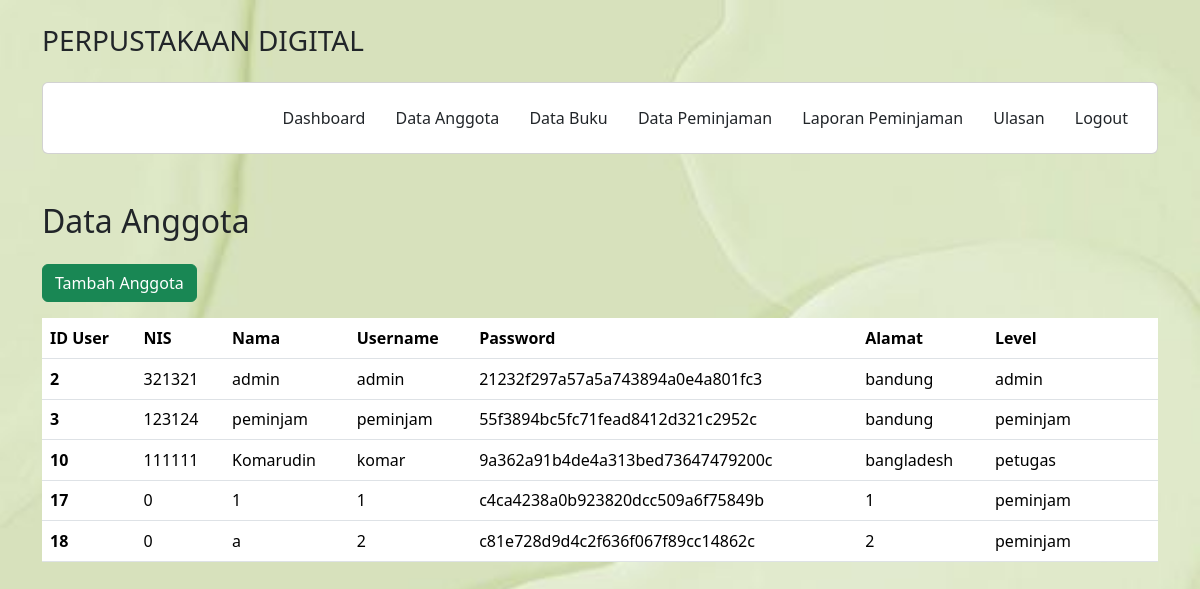
Screenshot of /petugas/anggota.php with the database file from the repository.
### tables this page shows
CREATE TABLE `user` (
  `IDuser` int(11) NOT NULL,
  `username` varchar(255) NOT NULL,
  `password` varchar(255) NOT NULL,
  `email` varchar(255) NOT NULL,
  `nis` int(11) NOT NULL,
  `namalengkap` varchar(255) NOT NULL,
  `alamat` text NOT NULL,
  `level` enum('admin','petugas','peminjam') NOT NULL
);

### petugas/anggota.php (the view, shortened to what this page needs)
<?php
include 'header.php';
?>
<div class="container">
  <div class="card-transparant">
  <div class="row-transparant" style="margin-top: 3rem;">
  <h2>Data Anggota</h2>
  <a href="tambah_anggota.php" class="btn btn-success text-white my-3">Tambah Anggota</a>
    <div class="col">
            <table class="table">
        <thead>
            <tr>
            <th scope="col">ID User</th>
            <th scope="col">NIS</th>
            <th scope="col">Nama</th>
            <th scope="col">Username</th>
            <th scope="col">Password</th>
            <th scope="col">Alamat</th>
            <th scope="col">Level</th>
            <th></th>
            </tr>
        </thead>
        <?php
          include '../koneksi.php';
          $data = mysqli_query($koneksi, "SELECT * FROM user");
          while($d=mysqli_fetch_array($data)){
        ?>
        <tbody>
            <tr>
            <th scope="row"><?php echo $d['IDuser'];?></th>
            <td><?php echo $d['nis'];?></td>
            <td><?php echo $d['namalengkap'];?></td>
            <td><?php echo $d['username'];?></td>
            <td><?php echo $d['password'];?></td>
            <td><?php echo $d['alamat'];?></td>
            <td><?php echo $d['level'];?></td>
            <td>
                <a href="detail_anggota.php?iduser=<?php echo $d['IDuser']; ?>"i class="fas fa-eye" style="text-decoration:none"></i></a>
                <a href="aksi_deleteagt.php?iduser=<?php echo $d['IDuser']; ?>" onclick="return confirm('Apakah Anda yakin ingin menghapus anggota ini?')" class="fas fa-trash" style="text-decoration:none"></a>
            </tr>
  </tbody>
  <?php
    }
  ?>
</div>
</div>
</div>
<?php
include 'footer.php';
?>

### petugas/header.php (style rules this page uses)
body { background: url(../img/matcha.jpg) no-repeat fixed; -webkit-background-size: 100% 100%; -moz-background-size: 100% 100%; -o-background-size: 100% 100%; background-size: 100% 100%; }

### rows the page displays
user: IDuser "2", nis "321321", namalengkap "admin", username "admin", password "21232f297a57a5a743894a0e4a801fc3", alamat "bandung", level "admin"
user: IDuser "3", nis "123124", namalengkap "peminjam", username "peminjam", password "55f3894bc5fc71fead8412d321c2952c", alamat "bandung", level "peminjam"
user: IDuser "10", nis "111111", namalengkap "Komarudin", username "komar", password "9a362a91b4de4a313bed73647479200c", alamat "bangladesh", level "petugas"
user: IDuser "17", nis "0", namalengkap "1", username "1", password "c4ca4238a0b923820dcc509a6f75849b", alamat "1", level "peminjam"
user: IDuser "18", nis "0", namalengkap "a", username "2", password "c81e728d9d4c2f636f067f89cc14862c", alamat "2", level "peminjam"
